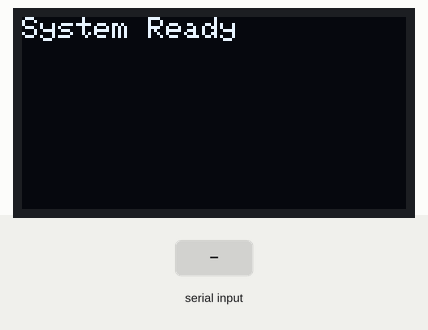
The sketch below on a simulated ESP32. Parts: 128×64 one-colour display. Inputs (shaded band) come from the test bench. WiFi joins after 1.5 s; servers stay silent unless stated; what the sketch prints to the serial monitor is not drawn.

Above: at 2.7 s.
2.8 s: "Scanned RFID UID:\n" received over the second serial link
At 4.0 s:
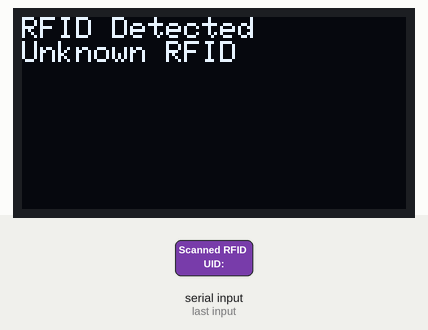
4.3 s: "match_ok\n" received over the second serial link
At 5.6 s:
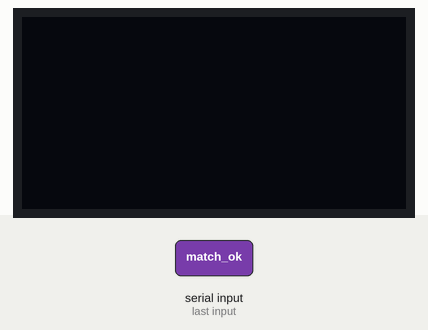
Timing chart, 0 to 7.3 s (numbered marks = the images above; inputs shaded):
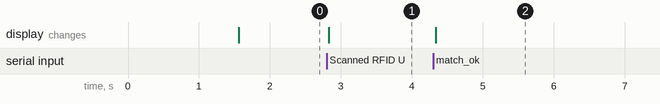

The sketch:

ArduinoCode.ino
```cpp
#include <WiFi.h>
#include <HTTPClient.h>
#include <Adafruit_GFX.h>
#include <Adafruit_SSD1306.h>

// OLED settings
#define SCREEN_WIDTH 128
#define SCREEN_HEIGHT 64
#define OLED_RESET    -1
Adafruit_SSD1306 display(SCREEN_WIDTH, SCREEN_HEIGHT, &Wire, OLED_RESET);

// WiFi Credentials
const char* ssid = "eakaanth";
const char* password = "12345679";

// SMS API Details
const char* apiKey = "1UZlACpEYvvN";
const char* baseURL = "https://www.circuitdigest.cloud/send_sms";
const char* mobileNumber = "917893097464";
const char* tollPlazaName = "Tumkur Toll Booth";

// Template IDs
const char* billTemplateID1 = "101";
const char* billTemplateID2 = "101";
const char* alertTemplateID1 = "115";
const char* alertTemplateID2 = "115";

// Variables
String receivedPlate = "";
String receivedRFID = "";
unsigned long lastDataTime = 0;
bool waitingForMatch = false;

void setup() {
  Serial.begin(115200);
  Serial2.begin(9600, SERIAL_8N1, 16, 17);

  WiFi.begin(ssid, password);
  Serial.print("Connecting to WiFi");
  while (WiFi.status() != WL_CONNECTED) {
    delay(500);
    Serial.print(".");
  }
  Serial.println("\nConnected to WiFi!");

  if (!display.begin(SSD1306_SWITCHCAPVCC, 0x3C)) {
    Serial.println("❌ OLED init failed");
    while (true);
  }

  display.clearDisplay();
  display.setTextSize(1);
  display.setTextColor(WHITE);
  display.setCursor(0, 0);
  display.println("System Ready");
  display.display();
}

void loop() {
  checkSerialFromUno();
  checkTimeout();
}

void checkSerialFromUno() {
  while (Serial2.available()) {
    String data = Serial2.readStringUntil('\n');
    data.trim();
    Serial.println(">> From UNO: " + data);

    if (data.startsWith("Scanned RFID UID:")) {
      receivedRFID = data.substring(String("Scanned RFID UID:").length());
      receivedRFID.trim();
      lastDataTime = millis();
      waitingForMatch = true;
      showRFIDInfo(receivedRFID);

    } else if (data.startsWith("NUM:") || data.startsWith("Received Number Plate:")) {
      int idx = data.indexOf(":");
      receivedPlate = data.substring(idx + 1);
      receivedPlate.trim();
      lastDataTime = millis();
      waitingForMatch = true;

    } else if (data == "match_ok") {
      Serial.println("✅ Match OK from UNO. Sending Bill SMS...");
      sendBillSMS(receivedPlate, receivedRFID);
      resetInputs();

    } else if (data == "only_number_plate") {
      Serial.println("⚠ Only Number Plate detected. Sending Alert SMS...");
      sendAlertSMS(receivedPlate, receivedRFID);
      resetInputs();

    } else if (data == "only_rfid") {
      Serial.println("⚠ Only RFID detected. Sending Alert SMS...");
      sendAlertSMS(receivedPlate, receivedRFID);
      resetInputs();
    }
  }
}

void checkTimeout() {
  if (waitingForMatch && millis() - lastDataTime > 5000) {
    Serial.println("⏳ Timeout: RFID/Plate mismatch");
    sendAlertSMS(receivedPlate, receivedRFID);
    resetInputs();
  }
}

void resetInputs() {
  receivedPlate = "";
  receivedRFID = "";
  waitingForMatch = false;
  clearOLED();
}

void showRFIDInfo(String rfid) {
  display.clearDisplay();
  display.setCursor(0, 0);
  display.println("RFID Detected");

  if (rfid == "23109920") {
    display.println("Name: prabhat");
    display.println("Number: 8509972970");
    display.println("Plate: DL1CAC7637");
  } else if (rfid == "85865BAE") {
    display.println("Name: balu");
    display.println("Number: 9502866471");
    display.println("Plate: ML05Z7777");
  } else {
    display.println("Unknown RFID");
  }

  display.display();
}

void clearOLED() {
  display.clearDisplay();
  display.setCursor(0, 0);
  display.display();
}

void sendBillSMS(String plate, String rfid) {
  plate.trim();
  plate.toUpperCase();
  rfid.trim();

  if (rfid == "85865BAE" && plate == "ML05Z7777") {
    Serial.println(plate + " with RFID " + rfid + " detected. Toll tax paid successfully National Highways Authority of India.");
    sendSMS(plate, rfid, billTemplateID1);

  } else if (rfid == "23109920" && plate == "DL1CAC7637") {
    Serial.println(plate + " with RFID " + rfid + " detected. Toll tax paid successfully National Highways Authority of India.");
    sendSMS(plate, rfid, billTemplateID2);

  } else {
    Serial.println("❌ Mismatch in plate and RFID. No billing SMS sent.");
    Serial.print("Plate received: [");
    Serial.print(plate);
    Serial.println("]");
    Serial.print("RFID received: [");
    Serial.print(rfid);
    Serial.println("]");
  }
}

void sendAlertSMS(String plate, String rfid) {
  Serial.println("🚨 Alert Triggered: Mismatch or missing data.");
  Serial.println("Plate: " + plate);
  Serial.println("RFID: " + rfid);

  if (rfid == "85865BAE") {
    sendSMS(plate, rfid, alertTemplateID1);
  } else if (rfid == "23109920") {
    sendSMS(plate, rfid, alertTemplateID2);
  } else {
    sendSMS(plate, rfid, alertTemplateID2); // default alert
  }
}

void sendSMS(String plate, String rfid, const char* templateID) {
  HTTPClient http;
  String url = String(baseURL) + "?ID=" + templateID;

  http.begin(url);
  http.addHeader("Content-Type", "application/json");
  http.addHeader("Authorization", apiKey);

  String var1 = (String(templateID).startsWith("10")) ? "Toll Confirmed" : "Alert Triggered";
  String var2 = "Plate:" + plate + " RFID:" + rfid;

  if (var1.length() > 30) var1 = var1.substring(0, 30);
  if (var2.length() > 30) var2 = var2.substring(0, 30);

  String payload = "{\"mobiles\":\"" + String(mobileNumber) +
                   "\",\"var1\":\"" + var1 +
                   "\",\"var2\":\"" + var2 + "\"}";

  Serial.println("Payload being sent:");
  Serial.println(payload);

  int httpCode = http.POST(payload);
  if (httpCode == 200) {
    Serial.println("✅ SMS sent successfully.");
  } else {
    Serial.print("❌ SMS failed. Code: ");
    Serial.println(httpCode);
    Serial.println(http.getString());
  }

  http.end();
}
```

Measured:
- after the input at 2.8 s, the display: changes at once (image 1)
